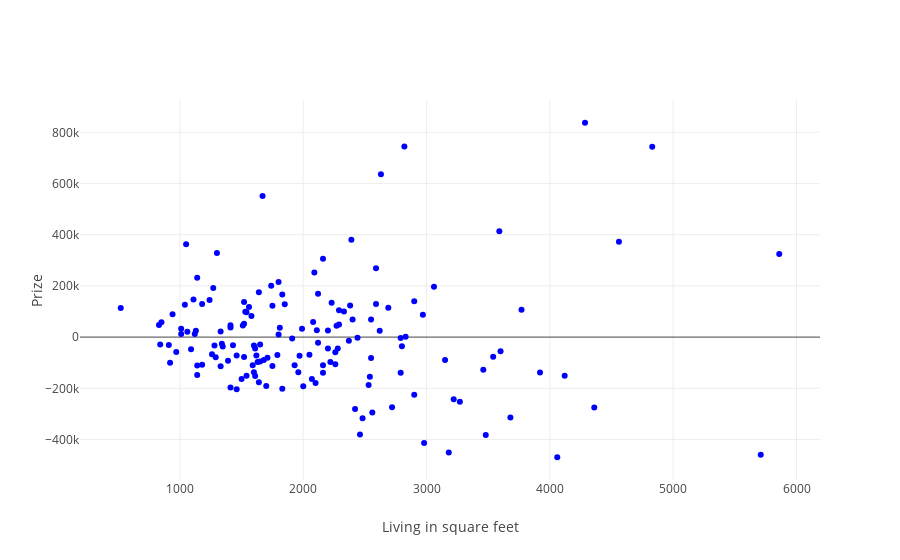
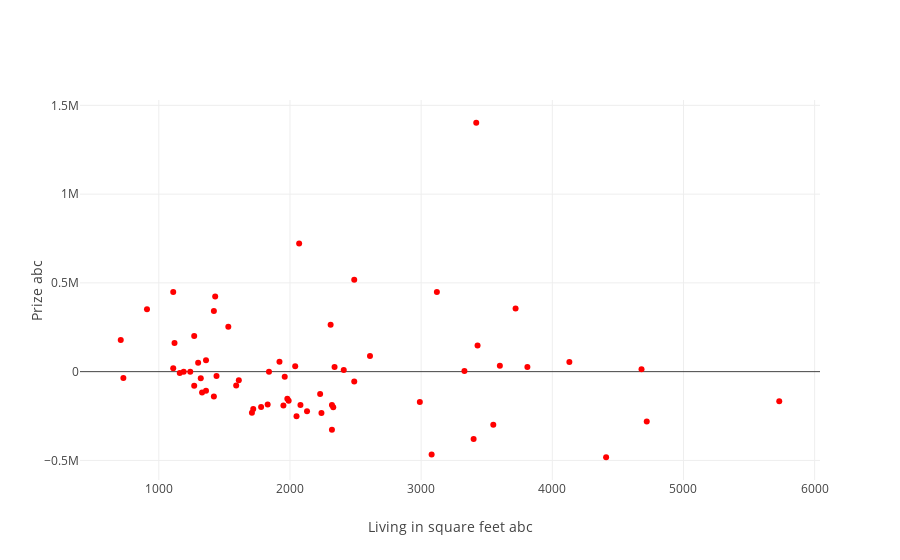

These figures' notebook cell, in order:
### Code cell
# Solution (Punto 4)
#Calcolate il valore della funzione y = x*w+b per ogni valore di x del training set e del test set 
#(Hint: usate il comando predict). 
#Si plottino, in 2 figure separate, i residui sul training test e sul test set.
#py.init_notebook_mode(connected=True)
#y_pre=linRegr.predict(xTest)

#data=[
#    go.Scatter(x=xTrain[:,0],y=y_retta,mode="markers",name="retta "),
#   go.Scatter(x=xTest[:,0],y=y_pre,mode="markers",name="predict")
#]
#layout = go.Layout()
#fig = go.Figure(data, layout)


#py.iplot(fig)



mTrain = len(xTrain)
mTest = len(xTest)

xTest = np.reshape(xTest,(len(xTest),1))
yhatTrain=linRegr.predict(xTrain)
yhatTest=linRegr.predict(xTest)
data = [
    go.Scatter(x=xTrain[:,0], y=yTrain-yhatTrain, mode="markers", name="data",line = {'color': 'blue'}),
]
layout = go.Layout(
    xaxis = dict(title="Living in square feet"),
    yaxis = dict(title="Prize")
)
fig = go.Figure(data, layout)
py.iplot(fig)
data1 = [
    go.Scatter(x=xTest[:,0], y=yTest-yhatTest, mode="markers", name="data",line = {'color': 'red'}),
]
layout1 = go.Layout(
    xaxis = dict(title="Living in square feet abc"),
    yaxis = dict(title="Prize abc")
)
fig1 = go.Figure(data1, layout1)
py.iplot(fig1)

### Figure 1 — Plotly figure (JSON) as saved in the notebook; plotly's stock layout.template omitted (floating-point values rounded to 4 significant figures; data arrays with more than 128 entries replaced by an {"elided": "..."} marker saying what was removed)
{"data": [{"line": {"color": "blue"}, "mode": "markers", "name": "data", "type": "scatter", "uid": "4505f77a-df6a-11e8-bb93-a402b9828abf", "x": {"elided": "151 int values"}, "y": {"elided": "151 float values"}}], "layout": {"xaxis": {"title": "Living in square feet"}, "yaxis": {"title": "Prize"}}}

### Figure 2 — Plotly figure (JSON) as saved in the notebook; plotly's stock layout.template omitted (floating-point values rounded to 4 significant figures)
{"data": [{"line": {"color": "red"}, "mode": "markers", "name": "data", "type": "scatter", "uid": "450b7224-df6a-11e8-8ad6-a402b9828abf", "x": [2130, 2230, 3720, 3400, 4130, 1330, 1840, 2310, 1190, 2490, 1320, 1360, 1420, 910, 3120, 1110, 1720, 1440, 2990, 3080, 730, 4410, 5730, 1920, 4680, 2330, 1610, 1430, 1360, 1590, 2610, 4720, 1420, 3810, 2240, 2080, 3430, 2410, 2050, 3330, 1830, 3550, 710, 2070, 2490, 1270, 1950, 2320, 1980, 1240, 3420, 1160, 1530, 2340, 2040, 1110, 1960, 3600, 1780, 2320, 1120, 1710, 1300, 1990, 1270], "y": [-222600.0, -126200.0, 356100.0, -379200.0, 54060.0, -117400.0, -1134.0, 264800.0, -90.08, -55280.0, -37860.0, 64670.0, -139500.0, 351200.0, 448100.0, 18840.0, -210600.0, -24260.0, -171100.0, -467400.0, -36270.0, -482200.0, -166600.0, 56130.0, 13880.0, -199900.0, -48500.0, 423100.0, -107100.0, -77760.0, 87520.0, -280600.0, 341500.0, 25800.0, -233100.0, -188200.0, 146700.0, 9106.0, -250600.0, 3407.0, -184900.0, -298700.0, 178700.0, 721600.0, 517200.0, 201000.0, -191000.0, -327500.0, -152100.0, -924.3, 1402000.0, -6990.0, 253400.0, 25720.0, 29730.0, 448800.0, -28340.0, 33490.0, -198700.0, -187500.0, 161500.0, -232200.0, 49870.0, -164400.0, -79020.0]}], "layout": {"xaxis": {"title": "Living in square feet abc"}, "yaxis": {"title": "Prize abc"}}}
